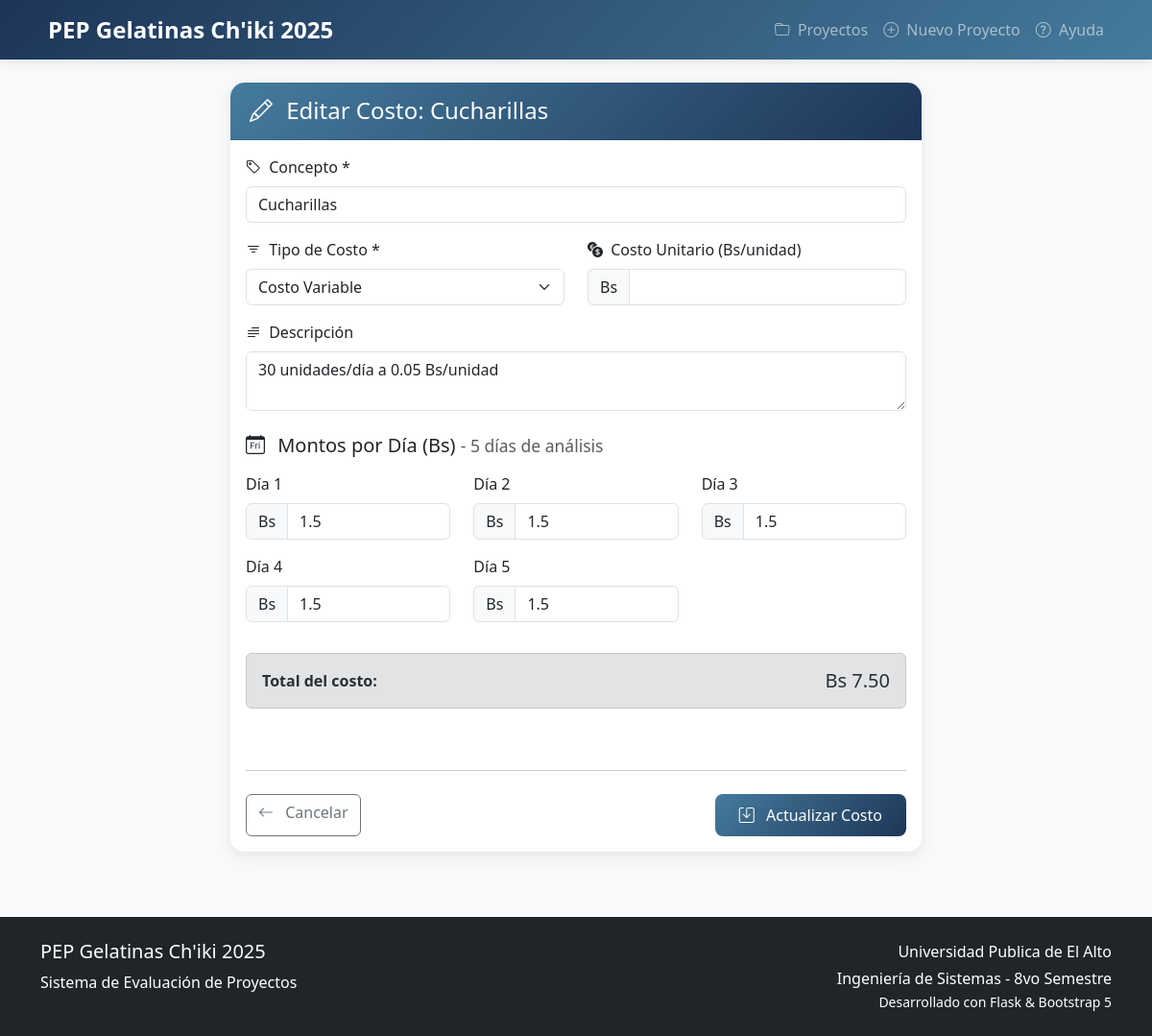
The app's page /costos/3/edit with its own data.
### models.py (models this page shows, shortened)
class Costo(db.Model):
    __tablename__ = 'costos'
    id = db.Column(db.Integer, primary_key=True)
    proyecto_id = db.Column(db.Integer, db.ForeignKey('proyectos.id'), nullable=False)
    concepto = db.Column(db.String(255), nullable=False)
    tipo = db.Column(db.String(50), nullable=False)  # fijo, variable, inversion
    descripcion = db.Column(db.Text)
    periodo_0 = db.Column(db.Float, default=0.0)
    periodo_1 = db.Column(db.Float, default=0.0)
    periodo_2 = db.Column(db.Float, default=0.0)
    periodo_3 = db.Column(db.Float, default=0.0)
    periodo_4 = db.Column(db.Float, default=0.0)
    costo_unitario = db.Column(db.Float)
    created_at = db.Column(db.DateTime, default=datetime.utcnow)
    updated_at = db.Column(db.DateTime, default=datetime.utcnow, onupdate=datetime.utcnow)
    @property
    def total(self):
        return self.periodo_0 + self.periodo_1 + self.periodo_2 + self.periodo_3 + self.periodo_4

### app.py (the view, shortened to what this page needs)
@app.route('/costos/<int:id>/edit', methods=['GET', 'POST'])
def edit_costo(id):
    costo = Costo.query.get_or_404(id)
    return render_template('costos/edit.html', costo=costo)

### app.py (called while the page is built)
def formatCurrency(value):
    if value is None:
        return "Bs 0.00"
    return f"Bs {value:,.2f}"

### templates/costos/edit.html (shortened to what this page needs)
{% extends "layout.html" %}
{% block content %}
<div class="container">
    <div class="row justify-content-center">
        <div class="col-lg-8">
            <div class="card card-vrash">
                <div class="card-header card-header-vrash">
                    <h4 class="mb-0">
                        <i class="bi bi-pencil me-2"></i> Editar Costo: {{ costo.concepto }}
                    </h4>
                </div>
                <div class="card-body">
                    <form method="POST" action="{{ url_for('edit_costo', id=costo.id) }}">
                        <div class="row">
                            <div class="col-md-12 mb-3">
                                <label for="concepto" class="form-label">
                                    <i class="bi bi-tag me-1"></i> Concepto *
                                </label>
                                <input type="text"
                                       class="form-control"
                                       id="concepto"
                                       name="concepto"
                                       value="{{ costo.concepto }}"
                                       required>
                            </div>
                            <div class="col-md-6 mb-3">
                                <label for="tipo" class="form-label">
                                    <i class="bi bi-filter me-1"></i> Tipo de Costo *
                                </label>
                                <select class="form-select" id="tipo" name="tipo" required>
                                    <option value="variable" {% if costo.tipo == 'variable' %}selected{% endif %}>Costo Variable</option>
                                </select>
                            </div>
                            <div class="col-md-6 mb-3">
                                <label for="costo_unitario" class="form-label">
                                    <i class="bi bi-currency-exchange me-1"></i> Costo Unitario (Bs/unidad)
                                </label>
                                <div class="input-group">
                                    <span class="input-group-text">Bs</span>
                                    <input type="number"
                                           step="0.0001"
                                           min="0"
                                           class="form-control"
                                           id="costo_unitario"
                                           name="costo_unitario"
                                           value="{{ costo.costo_unitario or '' }}">
                                </div>
                            </div>
                            <div class="col-md-12 mb-4">
                                <label for="descripcion" class="form-label">
                                    <i class="bi bi-text-paragraph me-1"></i> Descripción
                                </label>
                                <textarea class="form-control"
                                          id="descripcion"
                                          name="descripcion"
                                          rows="2">{{ costo.descripcion or '' }}</textarea>
                            </div>
                            <div class="col-12 mb-4">
                                <h5 class="mb-3">
                                    <i class="bi bi-calendar-day me-2"></i>
                                    Montos por Día (Bs)
                                    <small class="text-muted"> - 5 días de análisis</small>
                                </h5>
                                <div class="row">
                                    {% for dia in range(5) %}
                                    <div class="col-md-4 mb-3">
                                        <label for="periodo_{{ dia }}" class="form-label">Día {{ dia + 1 }}</label>
                                        <div class="input-group">
                                            <span class="input-group-text">Bs</span>
                                            <input type="number"
                                                   step="0.01"
                                                   min="0"
                                                   class="form-control"
                                                   id="periodo_{{ dia }}"
                                                   name="periodo_{{ dia }}"
                                                   value="{{ costo['periodo_' ~ dia] or 0 }}">
                                        </div>
                                    </div>
                                    {% endfor %}
                                </div>
                                <div class="alert alert-secondary mt-3">
                                    <div class="d-flex justify-content-between align-items-center">
                                        <span><strong>Total del costo:</strong></span>
                                        <span class="h5 mb-0">{{ formatCurrency(costo.total) }}</span>
                                    </div>
                                </div>
                            </div>
                        </div>
                        <hr class="my-4">
                        <div class="d-flex justify-content-between">
                            <a href="{{ url_for('show_proyecto', id=costo.proyecto_id) }}" class="btn btn-outline-secondary">
                                <i class="bi bi-arrow-left me-2"></i> Cancelar
                            </a>
                            <button type="submit" class="btn btn-vrash">
                                <i class="bi bi-save me-2"></i> Actualizar Costo
                            </button>
                        </div>
                    </form>
                </div>
            </div>
        </div>
    </div>
</div>
{% endblock %}

### templates/layout.html (style rules this page uses)
:root { --vrash-red: #E63946; --vrash-blue: #457B9D; --vrash-light: #F1FAEE; --vrash-dark: #1D3557; }
body { background-color: #f8f9fa; font-family: 'Segoe UI', system-ui, sans-serif; }
.card-vrash { border: none; border-radius: 15px; box-shadow: 0 5px 15px rgba(0,0,0,0.08); transition: transform 0.3s; margin-bottom: 20px; }
.card-header-vrash { background: linear-gradient(135deg, var(--vrash-blue), var(--vrash-dark)); color: white; border-radius: 15px 15px 0 0 !important; font-weight: 600; padding: 15px 20px; }
.btn-vrash { background: linear-gradient(135deg, var(--vrash-blue), var(--vrash-dark)); border: none; color: white; padding: 10px 25px; border-radius: 8px; font-weight: 500; transition: all 0.3s; }

### records on screen
Costo: concepto "Cucharillas", tipo "Costo Variable", descripcion "30 unidades/día a 0.05 Bs/unidad", periodo_0 "1.5" "1.5" "1.5" "1.5" "1.5", periodo_0+periodo_1+periodo_2 "Bs 7.50"

### other values on screen
{{ dia + 1 }} "1" "2" "3" "4" "5"
